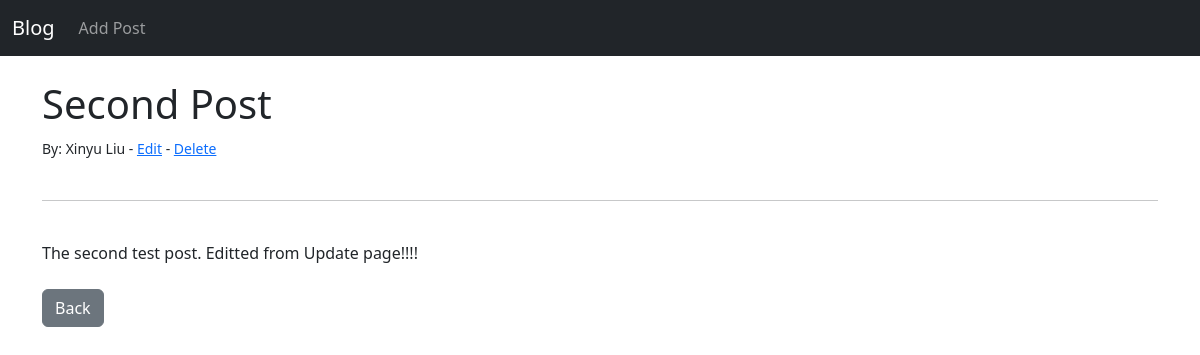
The app's page /article/2 with its own data.
### blog/models.py (models this page shows, shortened)
class Post(models.Model):
    title = models.CharField(max_length=255)
    author = models.ForeignKey(User, on_delete=models.CASCADE)
    body = models.TextField()

### blog/views.py (the view)
# urls.py: path('article/<int:pk>', ArticleDetailView.as_view(), name='article-detail'),
class ArticleDetailView(DetailView):
    model = Post
    template_name = 'article_detail.html'

### blog/templates/article_detail.html (shortened to what this page needs)
{% extends 'base.html' %}
{% block content %}
<h1>{{ post.title }}</h1>
<small>By: {{ post.author.first_name}} {{ post.author.last_name}} - <a href="{% url 'update_post' post.pk %}">Edit</a>
- <a href="{% url 'delete_post' post.pk %}">Delete</a><br /></small><br>
<hr>
<br>
{{ post.body }}
<br><br>
<a href="{% url 'home' %}" class="btn btn-secondary">Back</a>
{% endblock %}

### records on screen
Post: title "Second Post", author.first_name "Xinyu", author.last_name "Liu", body "The second test post. Editted from Update page!!!!"
